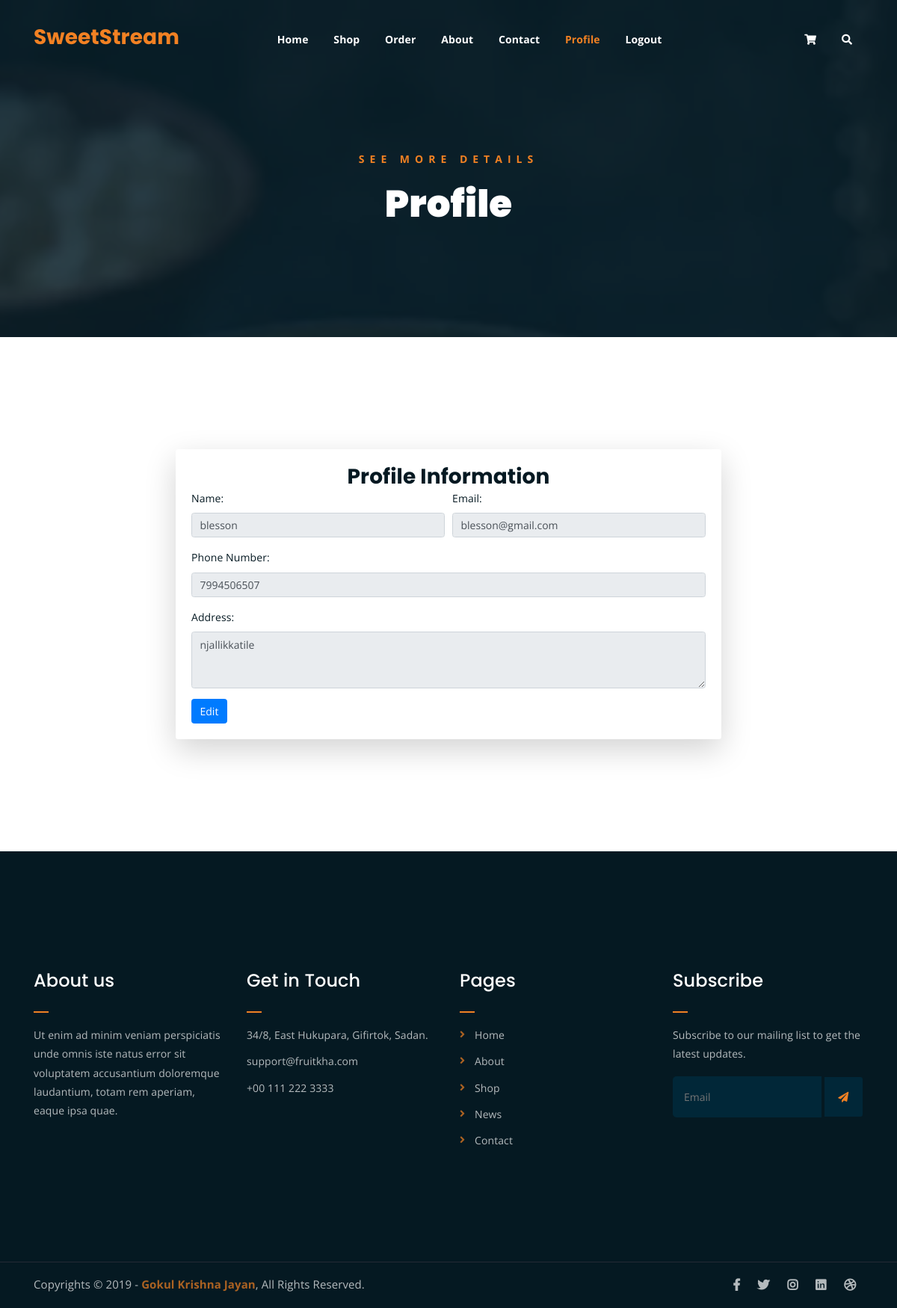
Screenshot of /user/profile.php (signed in) with the database file from the repository.
### tables this page shows
CREATE TABLE `user_table` (
  `id` int(11) NOT NULL,
  `name` varchar(100) NOT NULL,
  `phone_no` varchar(15) NOT NULL,
  `email` varchar(100) NOT NULL,
  `password` varchar(255) NOT NULL,
  `address` varchar(255) DEFAULT NULL,
  `privilege` varchar(100) DEFAULT NULL
);

### user/profile.php (the view, shortened to what this page needs)
<!DOCTYPE html>
<html lang="en">
<head>
	<link rel="stylesheet" href="assets/css/all.min.css">
	<link rel="stylesheet" href="assets/bootstrap/css/bootstrap.min.css">
	<link rel="stylesheet" href="assets/css/owl.carousel.css">
	<link rel="stylesheet" href="assets/css/magnific-popup.css">
	<link rel="stylesheet" href="assets/css/animate.css">
	<link rel="stylesheet" href="assets/css/meanmenu.min.css">
	<link rel="stylesheet" href="assets/css/main.css">
	<link rel="stylesheet" href="assets/css/responsive.css">
</head>
<body>
	<div class="top-header-area" id="sticker">
		<div class="container">
			<div class="row">
				<div class="col-lg-12 col-sm-12 text-center">
					<div class="main-menu-wrap">
						<div class="site-logo">
							<a href="#">
								<h3 class="orange-text">SweetStream</h3>
							</a>
						</div>
						<nav class="main-menu">
							<ul>
								<li><a href="index.php">Home</a></li>
								<li><a href="shop.php">Shop</a></li>
								<li><a href="order.php">Order</a></li>
								<li><a href="about.php">About</a></li>
								<li><a href="contact.php">Contact</a></li>
								<li class="current-list-item"><a href="profile.php">Profile</a></li>
								<li><a href="../session/logout.php">Logout</a></li>
								<li>
									<div class="header-icons">
										<a class="shopping-cart" href="cart.php"><i class="fas fa-shopping-cart"></i></a>
										<a class="mobile-hide search-bar-icon" href="#"><i class="fas fa-search"></i></a>
									</div>
								</li>
							</ul>
						</nav>
					</div>
				</div>
			</div>
		</div>
	</div>
	<div class="breadcrumb-section breadcrumb-bg">
		<div class="container">
			<div class="row">
				<div class="col-lg-8 offset-lg-2 text-center">
					<div class="breadcrumb-text">
						<p>See more Details</p>
						<h1>Profile</h1>
					</div>
				</div>
			</div>
		</div>
	</div>
	<?php
include $_SERVER['DOCUMENT_ROOT'] . '/SweetStream/php/db_connection.php';
$conn = new mysqli($host, $user, $password, $dbname);
$user_id = $_SESSION['user_id'] ?? null;
if ($user_id) {
    $query = "SELECT name, phone_no, email, address FROM user_table WHERE id = ?";
    $stmt = $conn->prepare($query);
    $stmt->bind_param("i", $user_id);
    $stmt->execute();
    $result = $stmt->get_result();
    $user = $result->fetch_assoc();
} else {
    echo "<script>alert('User not logged in');</script>";
}
?>
	<div class="profile-section mt-150 mb-150">
    <div class="container">
        <div class="row">
            <div class="col-lg-8 offset-lg-2">
                <div class="profile-card shadow-lg p-4 rounded">
                    <div class="profile-info text-center">
                        <h3>Profile Information</h3>
                    </div>
                    <div class="profile-form">
					<form id="profile-form" method="post">
    <div class="form-row">
        <div class="form-group col-md-6">
            <label for="name">Name:</label>
            <input type="text" class="form-control" id="name" name="name"
                   value="<?php echo htmlspecialchars($user['name'] ?? ''); ?>" disabled>
        </div>
        <div class="form-group col-md-6">
            <label for="email">Email:</label>
            <input type="email" class="form-control" id="email" name="email"
                   value="<?php echo htmlspecialchars($user['email'] ?? ''); ?>" disabled>
        </div>
    </div>
    <div class="form-group">
        <label for="phone">Phone Number:</label>
        <input type="text" class="form-control" id="phone" name="phone"
               value="<?php echo htmlspecialchars($user['phone_no'] ?? ''); ?>" disabled>
    </div>
    <div class="form-group">
        <label for="address">Address:</label>
        <textarea class="form-control" id="address" name="address" rows="3" disabled><?php echo htmlspecialchars($user['address'] ?? ''); ?></textarea>
    </div>
    <div class="button-group">
        <button type="button" class="btn btn-primary" id="edit-btn">Edit</button>
    </div>
</form>
                    </div>
                </div>
            </div>
			</div>
			</div>
			</div>
	<div class="footer-area">
		<div class="container">
			<div class="row">
				<div class="col-lg-3 col-md-6">
					<div class="footer-box about-widget">
						<h2 class="widget-title">About us</h2>
						<p>Ut enim ad minim veniam perspiciatis unde omnis iste natus error sit voluptatem accusantium doloremque laudantium, totam rem aperiam, eaque ipsa quae.</p>
					</div>
				</div>
				<div class="col-lg-3 col-md-6">
					<div class="footer-box get-in-touch">
						<h2 class="widget-title">Get in Touch</h2>
						<ul>
							<li>34/8, East Hukupara, Gifirtok, Sadan.</li>
							<li>support@fruitkha.com</li>
							<li>+00 111 222 3333</li>
						</ul>
					</div>
				</div>
				<div class="col-lg-3 col-md-6">
					<div class="footer-box pages">
						<h2 class="widget-title">Pages</h2>
						<ul>
							<li><a href="index.php">Home</a></li>
							<li><a href="about.php">About</a></li>
							<li><a href="services.html">Shop</a></li>
							<li><a href="news.html">News</a></li>
							<li><a href="contact.php">Contact</a></li>
						</ul>
					</div>
				</div>
				<div class="col-lg-3 col-md-6">
					<div class="footer-box subscribe">
						<h2 class="widget-title">Subscribe</h2>
						<p>Subscribe to our mailing list to get the latest updates.</p>
						<form action="index.php">
							<input type="email" placeholder="Email">
							<button type="submit"><i class="fas fa-paper-plane"></i></button>
						</form>
					</div>
				</div>
			</div>
		</div>
	</div>
	<div class="copyright">
		<div class="container">
			<div class="row">
				<div class="col-lg-6 col-md-12">
					<p>Copyrights &copy; 2019 - <a href="https://imransdesign.com/">Gokul Krishna Jayan</a>,  All Rights Reserved.</p>
				</div>
				<div class="col-lg-6 text-right col-md-12">
					<div class="social-icons">
						<ul>
							<li><a href="#" target="_blank"><i class="fab fa-facebook-f"></i></a></li>
							<li><a href="#" target="_blank"><i class="fab fa-twitter"></i></a></li>
							<li><a href="#" target="_blank"><i class="fab fa-instagram"></i></a></li>
							<li><a href="#" target="_blank"><i class="fab fa-linkedin"></i></a></li>
							<li><a href="#" target="_blank"><i class="fab fa-dribbble"></i></a></li>
						</ul>
					</div>
				</div>
			</div>
		</div>
	</div>
</body>
</html>

### rows the page displays
user_table: name "blesson", email "blesson@gmail.com", phone "7994506507", address "njallikkatile"
